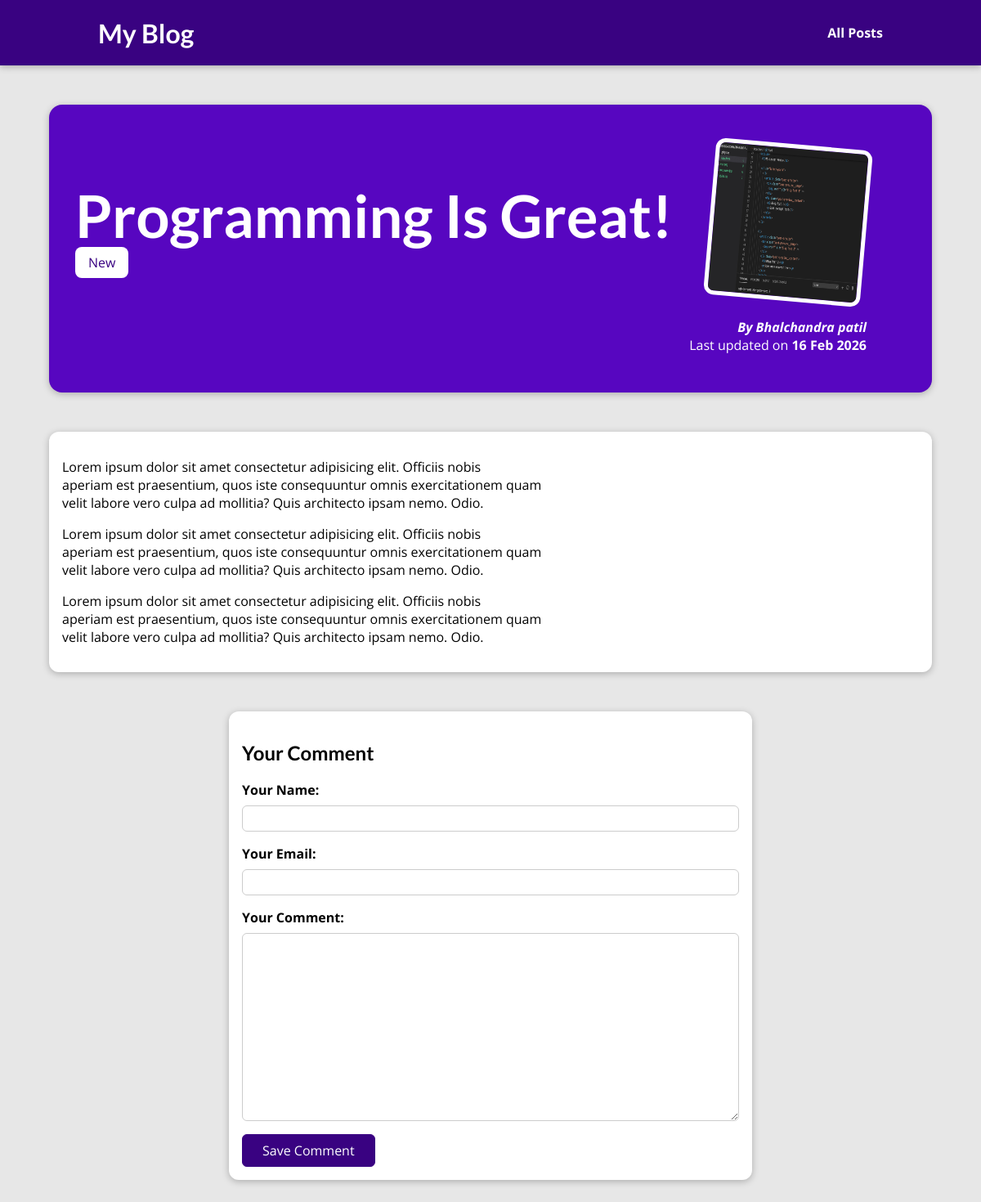
Page /posts/programming-is-fun on the committed database.
### blog/models.py (models this page shows, shortened)
class Post(models.Model):
    title = models.CharField(max_length=150)
    excerpt = models.CharField(max_length=200)
    image = models.ImageField(upload_to="posts",null=True)
    date = models.DateField(auto_now=True)
    slug = models.SlugField(unique=True)
    content = models.TextField()
    author = models.ForeignKey(Author, on_delete=models.SET_NULL, null=True, related_name="posts")
    tags = models.ManyToManyField(tag)

class tag(models.Model):
    caption = models.CharField(max_length=50)

class Author(models.Model):
    first_name = models.CharField(max_length=25)
    last_name = models.CharField(max_length=25)
    email_address = models.EmailField()
    def full_name(self):
        return f"{self.first_name} {self.last_name}"
    def __str__(self):
        return self.full_name()

### blog/views.py (the view, shortened to what this page needs)
# urls.py: path("posts/<slug:slug>", views.SinglePostView.as_view(), name="posts-detail-page"),
class SinglePostView(View):
    def get(self,request,slug):
        post = Post.objects.get(slug=slug)
        context = {
            "post":post,
            "post_tags":post.tags.all,
            "comment_form":CommentForm()
        }
        return render(request,"blog/post-detail.html",context)

### blog/forms.py
class CommentForm(forms.ModelForm):
    class Meta:
        model = Comment
        exclude = ["post"]
        labels = {
            "user_name":"Your Name",
            "user_email":"Your Email",
            "text":"Your Comment"
        }

### blog/templates/blog/post-detail.html (shortened to what this page needs)
{% extends "base.html" %}
{% load static %}
{% block css_files %}
    <link rel="stylesheet" href="{% static "blog/post-detail.css" %}">
{% endblock  %}
{% block content %}
    <section id="summary">
        <h2>
            {{post.title }}
        </h2>
        <div>
            {% for tag in  post_tags %}
                <span class="tag">{{tag.caption}}</span>
            {% endfor %}
        </div>
        <article>
            <img src="{{post.image.url}}" alt="{{post.title}}">
            <address>By <a href="mailto:{{post.author.email_address}}"> {{post.author}}</a></address>
            <div>
                Last updated on <time>{{post.date|date:"d M Y"}}</time>
            </div>
        </article>
    </section>
    <main>
        {{post.content|linebreaks}}
    </main>
    <section id = "comment-form">
        <h2>Your Comment</h2>
        <form action="{% url "posts-detail-page" post.slug %}" method="POST">
            {% for form_field in comment_form %}
    <div class="form-control {% if form_field.errors %}invalid{% endif %}">
        {{ form_field.label_tag }}
        {{ form_field }}
    </div>
{% endfor %}
            <button>Save Comment</button>
        </form>
    </section>
{% endblock  %}

### static/app.css (style rules this page uses)
* { box-sizing: border-box; }
html { font-family: 'Open Sans', 'Lato', sans-serif; }
body { margin: 0; }
h1, h2, h3 { font-family: 'Lato', sans-serif; font-weight: bold; }

### blog/static/blog/post-detail.css (style rules this page uses)
body { background-color: #e7e7e7; }
#summary { margin: 8rem auto 3rem auto; padding: 2rem; width: 90%; max-width: 90rem; border-radius: 16px; background-color: #5706c0; position: relative; box-shadow: 0 2px 8px rgba(0, 0, 0, 0.25); height: 22rem; }
#summary h2 { color: white; font-size: 4.5rem; margin-bottom: 0.25rem; }
#summary article { position: absolute; top: 2rem; right: 3rem; padding: 1rem 2rem; border-radius: 12px; text-align: right; color: white; }
#summary article img { width: 12rem; height: 12rem; border-radius: 12px; transform: rotateZ(5deg); border: 5px solid white; margin-bottom: 1rem; }
#summary address { font-weight: bold; }
#summary a { color: white; text-decoration: none; }
#summary time { font-weight: bold; }
main { width: 90%; max-width: 90rem; margin: 3rem auto; background-color: white; padding: 1rem; border-radius: 12px; box-shadow: 0 2px 8px rgba(0, 0, 0, 0.25); }
.tag { background-color: white; color: #390281; padding: 0.5rem 1rem; border-radius: 8px; }
#comment-form { margin: 3rem auto; width: 90%; max-width: 40rem; border-radius: 12px; background-color: white; box-shadow: 0 2px 8px rgba(0, 0, 0, 0.25); padding: 1rem; }
#comment-form button { font: inherit; background-color: #390281; color: white; border: 1px solid #390281; padding: 0.5rem 1.5rem; border-radius: 6px; cursor: pointer; }
.form-control { margin-bottom: 1rem; }
.form-control label { font-weight: bold; margin-bottom: 0.5rem; display: block; }
.form-control input, .form-control textarea { display: block; width: 100%; font: inherit; padding: 0.25rem; border-radius: 6px; border: 1px solid #ccc; }

### rows in the picture
Post: title "Programming Is Great!", image (picture), author "Bhalchandra patil", date "16 Feb 2026", content "Lorem ipsum dolor sit amet consectetur adipisicing elit. Officiis nobis aperiam est praesentium, quos iste consequuntur omnis exercitationem quam velit labore vero culpa ad mollitia? Quis architecto ipsam nemo. Odio. Lorem ipsum dolor sit amet consectetur adipisicing elit. Officiis nobis aperiam est praesentium, quos iste consequuntur omnis exercitationem quam velit labore vero culpa ad mollitia? Quis architecto ipsam nemo. Odio. Lorem ipsum dolor sit amet consectetur adipisicing elit. Officiis nobis aperiam est praesentium, quos iste consequuntur omnis exercitationem quam velit labore vero culpa ad mollitia? Quis architecto ipsam nemo. Odio."
tag: caption "New"
